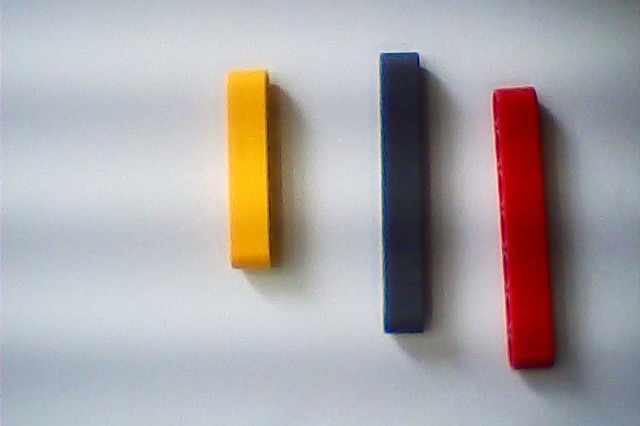
#> input picture openCV_Size/Real-Time-Test/Active/image/SeeBal.jpg, 640 x 426 px, given in place of the camera
$ python CompressRealTime.py --image image/SeeBal.jpg --width 1.0   (Python 2 division)   (older library calls are emulated)
#> lines starting #> are read from the running program, lines starting #| are printed output that depends on the picture; after the words box and inside, x2 and y2 are one past the last pixel; in counts of white or black regions, pixels touching at a corner belong together; long printed decimals are rounded; pictures that were not available may be replaced by others from this repository, and a replacement may not be noted
'''
    coding by

                    /$$$$$$                /$$   /$$ /$$ /$$$$$$$
                   /$$__  $$              | $$$ | $$| $/| $$__  $$
                  | $$  \ $$ /$$$$$$/$$$$ | $$$$| $$|_/ | $$  \ $$
                  |$$$$$$$$ | $$_  $$_  $$| $$ $$ $$    | $$  | $$
                  | $$__  $$| $$ \ $$ \ $$| $$  $$$$    | $$  | $$
                  | $$  | $$| $$ | $$ | $$| $$\  $$$    | $$  | $$
                  | $$  | $$| $$ | $$ | $$| $$ \  $$    | $$$$$$$/
                  |__/  |__/|__/ |__/ |__/|__/  \__/    |_______/

                         *!*!THIS PROGRAME IS COPYLEFT!*!*
     You can use anywhere. But please add this comment title or end of the code
                            [original code by Amn'D]

           Amn'D-LEGO Bean Size Check(Compress) release : v1.0.0 (May 26 2018)
        Amn'd-CV?X!Size is open source cleaning dictoray. This code made by AmN'D

                    FACEBOOK : https://facebook.com/insung.bahk
                      GITHUB : https://github.com/insung3511
                          EMAIL : insung3511@icloud.com
'''
# Okay, this print show ["Program Start!"]
print ("======<~+START+~>======")

# And this library make code doing well
from scipy.spatial import distance as dist
from imutils import perspective
from collections import deque
from imutils import contours
import numpy as np
import webbrowser
import argparse
import datetime
import logging
import imutils
import time
import csv
import cv2
import sys

# This function make dot.
# These dots, draw preview can usally.
def midpoint(ptA, ptB):
	return ((ptA[0] + ptB[0]) * 0.5, (ptA[1] + ptB[1]) * 0.5)

def TakePic():
	camera = cv2.VideoCapture(0)
	frame = camera.read()[1]
#> frame is the input picture: shape (426, 640, 3); mean B, G, R 166.2, 164.8, 170
	cv2.imwrite(filename='ObjectPic.JPG', img=frame)

# main function M-A-I-N code.
# This code that measuring the size of LEGO beam by size.
def main():
	ap = argparse.ArgumentParser()
	ap.add_argument("-i", "--image", required=True,
                help="path to the input image")
	ap.add_argument("-w", "--width", type=float, required=True,
                help="width of the left-most object in the image (in inches)")

	args = vars(ap.parse_args())

	# openCV image Setting
	image = cv2.imread("ObjectPic.jpg")
	gray = cv2.cvtColor(image, cv2.COLOR_BGR2GRAY)
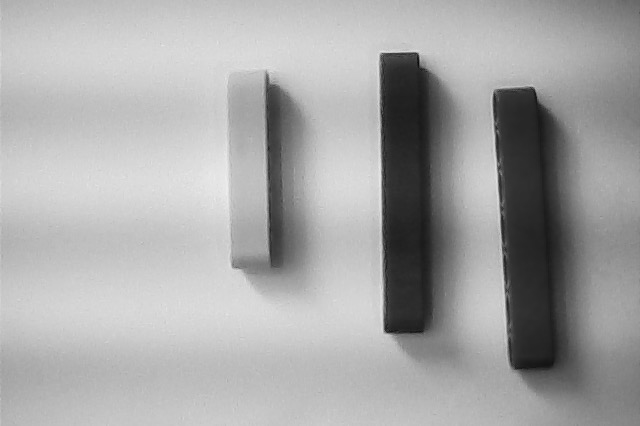
#> gray: shape (426, 640); min 8, max 239, mean 166.5
	gray = cv2.GaussianBlur(gray, (5, 5), 0)

	# Here is also image setting
	edged = cv2.Canny(gray, 50, 80)
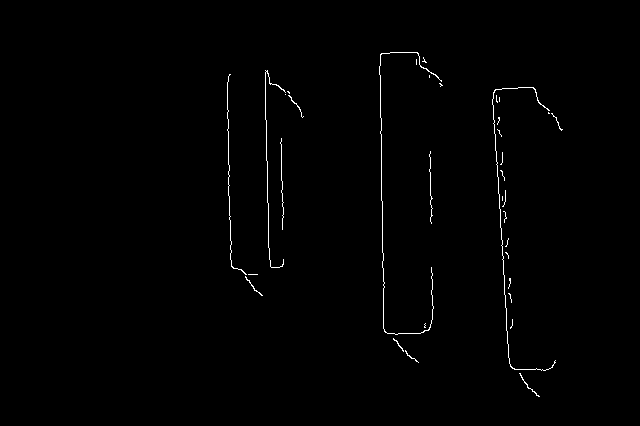
#> edged: shape (426, 640); 0.7% white in thin lines or dots, all inside (x1, y1, x2, y2) = (227, 52, 563, 397)
	edged = cv2.dilate(edged, None, iterations=1)
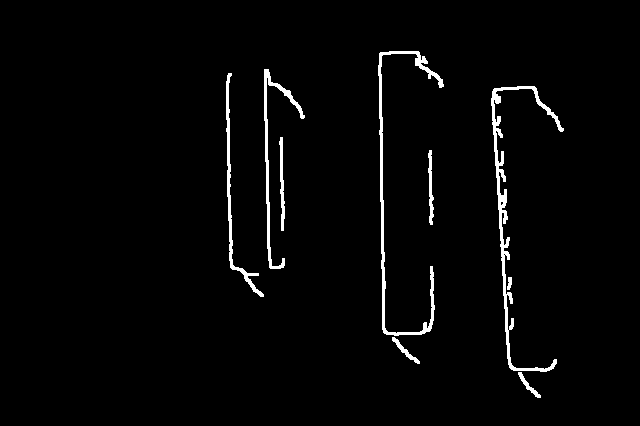
#> edged: shape (426, 640); 2.3% white; 9 white regions, largest, box (x1, y1, x2, y2) and area: (491, 86, 564, 372) 1928, (378, 51, 444, 336) 1629, (264, 69, 305, 269) 933
	edged = cv2.erode(edged, None, iterations=1)
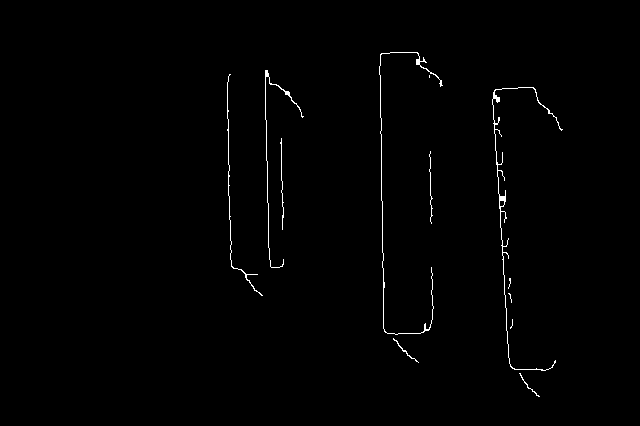
#> edged: shape (426, 640); 0.76% white in thin lines or dots, all inside (x1, y1, x2, y2) = (227, 52, 563, 397)

	cnts = cv2.findContours(edged.copy(), cv2.RETR_EXTERNAL,
	cv2.CHAIN_APPROX_SIMPLE)
#> cnts = 12 contours, 8 with area under 20; largest, box (x1, y1, x2, y2) and area: (492, 87, 563, 371) 142, (379, 52, 443, 335) 64, (265, 70, 304, 268) 52, (227, 74, 263, 296) 30
	cnts = cnts[0] if imutils.is_cv2() else cnts[1]

	(cnts, _) = contours.sort_contours(cnts)
	pixelsPerMetric = None

	# open save file dictory
	# and create counting number
	objectCount = 0
	file = open('./Results/NAME_HERE!.csv', 'w')

	# Create 2beam ~ 9beam number
	# This number is used for lines 150 to 164.
	TwoBeam = 0
	FiveBeam = 0
	SevenBeam = 0
	NineBeam = 0

	# The annotations of this function are annotations written by Andrian. #
	# Also part of the main function code is written by Andrian. #
	# 					*Thank to Andrian*						#

	# loop over the contours individually
	for c in cnts:
		# if the contour is not sufficiently large, ignore it
		if cv2.contourArea(c) < 100:
		    continue

		# compute the rotated bounding box of the contour
		orig = image.copy()
		box = cv2.minAreaRect(c)
		box = cv2.cv.BoxPoints(box) if imutils.is_cv2() else cv2.boxPoints(box)
		box = np.array(box, dtype="int")

		# order the points in the contour such that they appear
		# in top-left, top-right, bottom-right, and bottom-left
		# order, then draw the outline of the rotated bounding
		# box
		box = perspective.order_points(box)
		cv2.drawContours(orig, [box.astype("int")], -1, (0, 255, 0), 2)

		# loop over the original points and draw them
		for (x, y) in box:
			cv2.circle(orig, (int(x), int(y)), 5, (0, 0, 255), -1)

		# unpack the ordered bounding box, then compute the midpoint
		# between the top-left and top-right coordinates, followed by
		# the midpoint between bottom-left and bottom-right coordinates
		(tl, tr, br, bl) = box
		(tltrX, tltrY) = midpoint(tl, tr)
		(blbrX, blbrY) = midpoint(bl, br)

		# compute the midpoint between the top-left and top-right points,
		# followed by the midpoint between the top-righ and bottom-right
		(tlblX, tlblY) = midpoint(tl, bl)
		(trbrX, trbrY) = midpoint(tr, br)

		# draw the midpoints on the image
	 	cv2.circle(orig, (int(tltrX), int(tltrY)), 5, (255, 0, 0), -1)
		cv2.circle(orig, (int(blbrX), int(blbrY)), 5, (255, 0, 0), -1)
		cv2.circle(orig, (int(tlblX), int(tlblY)), 5, (255, 0, 0), -1)
		cv2.circle(orig, (int(trbrX), int(trbrY)), 5, (255, 0, 0), -1)

		# draw lines between the midpoint
		cv2.line(orig, (int(tltrX), int(tltrY)), (int(blbrX), int(blbrY)),
			(255, 0, 255), 2)
		cv2.line(orig, (int(tlblX), int(tlblY)), (int(trbrX), int(trbrY)),
			(255, 0, 255), 2)

		# compute the Euclidean distance between the midpoints
		dA = dist.euclidean((tltrX, tltrY), (blbrX, blbrY))
		dB = dist.euclidean((tlblX, tlblY), (trbrX, trbrY))

		if pixelsPerMetric is None:
			pixelsPerMetric = dB / args["width"]

		dimA = dA / pixelsPerMetric
		dimB = dB / pixelsPerMetric

		cv2.putText(orig, "{:.1f}in".format(dimA),
			(int(tltrX - 15), int(tltrY - 10)), cv2.FONT_HERSHEY_SIMPLEX,
			0.65, (255, 255, 255), 2)
		cv2.putText(orig, "{:.1f}in".format(dimB),
			(int(trbrX + 10), int(trbrY)), cv2.FONT_HERSHEY_SIMPLEX,
			0.65, (255, 255, 255), 2)

		RounddimB = round(dimB, 1)
		objectCount = objectCount + 1
		print " "
		print "Conuting Result : ", objectCount
		print "Length(dimA) : ", dimA, "| Width(dimB) : ", dimB
		print "dimB Round Result : ", RounddimB

		# Part which distinguishes the length of Lego beam
		# 		*Translate by Google Translator*
		if RounddimB <= 1.4:
				print "This beam is 2beam"
				TwoBeam = TwoBeam + 1

		elif RounddimB <= 3.5:
				print "This beam is 5beam"
				FiveBeam = FiveBeam + 1

		elif RounddimB <= 4.9:
				print "This beam is 7beam"
				SevenBeam = SevenBeam + 1

		elif RounddimB <= 6.0:
				print "This beam is 9beam"
				NineBeam = NineBeam + 1

		Messages = 'Length : ' + str(dimA) + ' | Width : ' + str(dimB) + ' | Count Number : ' + str(objectCount) + '\n'
		file.write(Messages)

		cv2.imshow("Image", orig)
		cv2.waitKey(0)
		print " 		"
#> this loop made 12 passes
#> (tl, tr, br, bl, tltrX, tltrY, blbrX, blbrY) on pass 8: ([490, 88], [559, 84], [577, 367], [508, 372], 524.5, 86, 542.5, 369.5)
#> c on pass 7: [[429, 75], [429, 77]]
#| Conuting Result :  1
#| Length(dimA) :  4.108 | Width(dimB) :  1.0
#| dimB Round Result :  1.0
#| This beam is 2beam
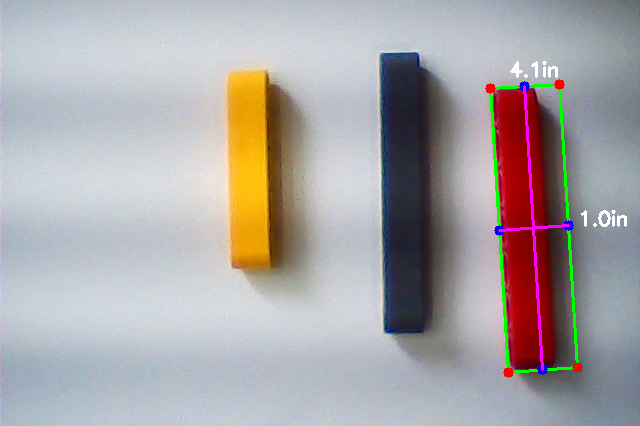
#> orig: shape (426, 640, 3); mean B, G, R 166.4, 165.5, 169.6
#> after the loop, FiveBeam = 0; NineBeam = 0; SevenBeam = 0; TwoBeam = 1; objectCount = 1; pixelsPerMetric = 69.15

if __name__ == "__main__":
	TakePic()
	main()

# E-N-D Program..
print("======<~+-END-+~>======")
